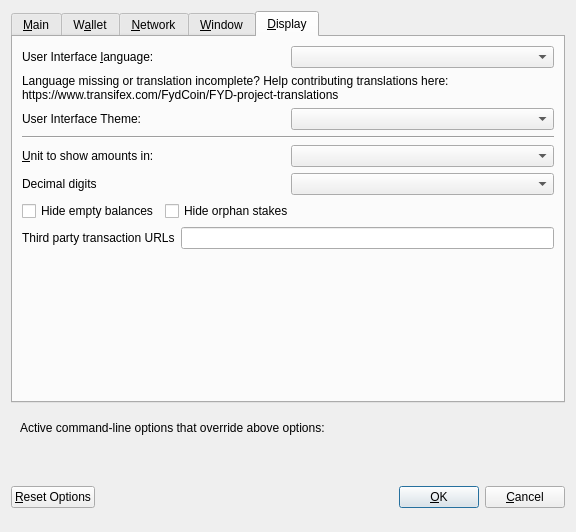
<?xml version="1.0" encoding="UTF-8"?>
<ui version="4.0">
 <class>OptionsDialog</class>
 <widget class="QDialog" name="OptionsDialog">
  <property name="geometry">
   <rect>
    <x>0</x>
    <y>0</y>
    <width>576</width>
    <height>532</height>
   </rect>
  </property>
  <property name="windowTitle">
   <string>Options</string>
  </property>
  <property name="modal">
   <bool>true</bool>
  </property>
  <layout class="QVBoxLayout" name="verticalLayout">
   <item>
    <widget class="QTabWidget" name="tabWidget">
     <property name="currentIndex">
      <number>4</number>
     </property>
     <widget class="QWidget" name="tabMain">
      <attribute name="title">
       <string>&amp;Main</string>
      </attribute>
      <layout class="QVBoxLayout" name="verticalLayout_Main">
       <item>
        <widget class="QCheckBox" name="bitcoinAtStartup">
         <property name="toolTip">
          <string>Automatically start FydCoin after logging in to the system.</string>
         </property>
         <property name="text">
          <string>&amp;Start FydCoin on system login</string>
         </property>
        </widget>
       </item>
       <item>
        <layout class="QHBoxLayout" name="horizontalLayout_2_Main">
         <item>
          <widget class="QLabel" name="databaseCacheLabel">
           <property name="text">
            <string>Size of &amp;database cache</string>
           </property>
           <property name="textFormat">
            <enum>Qt::PlainText</enum>
           </property>
           <property name="buddy">
            <cstring>databaseCache</cstring>
           </property>
          </widget>
         </item>
         <item>
          <widget class="QSpinBox" name="databaseCache"/>
         </item>
         <item>
          <widget class="QLabel" name="databaseCacheUnitLabel">
           <property name="text">
            <string>MB</string>
           </property>
           <property name="textFormat">
            <enum>Qt::PlainText</enum>
           </property>
          </widget>
         </item>
         <item>
          <spacer name="horizontalSpacer_2_Main">
           <property name="orientation">
            <enum>Qt::Horizontal</enum>
           </property>
           <property name="sizeHint" stdset="0">
            <size>
             <width>40</width>
             <height>20</height>
            </size>
           </property>
          </spacer>
         </item>
        </layout>
       </item>
       <item>
        <layout class="QHBoxLayout" name="horizontalLayout_3_Main">
         <item>
          <widget class="QLabel" name="threadsScriptVerifLabel">
           <property name="text">
            <string>Number of script &amp;verification threads</string>
           </property>
           <property name="textFormat">
            <enum>Qt::PlainText</enum>
           </property>
           <property name="buddy">
            <cstring>threadsScriptVerif</cstring>
           </property>
          </widget>
         </item>
         <item>
          <widget class="QSpinBox" name="threadsScriptVerif">
           <property name="toolTip">
            <string>(0 = auto, &lt;0 = leave that many cores free)</string>
           </property>
          </widget>
         </item>
         <item>
          <spacer name="horizontalSpacer_3_Main">
           <property name="orientation">
            <enum>Qt::Horizontal</enum>
           </property>
           <property name="sizeHint" stdset="0">
            <size>
             <width>40</width>
             <height>20</height>
            </size>
           </property>
          </spacer>
         </item>
        </layout>
       </item>
       <item>
        <spacer name="verticalSpacer_2">
         <property name="orientation">
          <enum>Qt::Vertical</enum>
         </property>
         <property name="sizeHint" stdset="0">
          <size>
           <width>20</width>
           <height>40</height>
          </size>
         </property>
        </spacer>
       </item>
       <item>
        <layout class="QHBoxLayout" name="horiz-autominting-layout">
         <item>
          <widget class="QCheckBox" name="checkBoxZeromintEnable">
           <property name="toolTip">
            <string>Enable automatic minting of FYD units to zFYD</string>
           </property>
           <property name="layoutDirection">
            <enum>Qt::LeftToRight</enum>
           </property>
           <property name="text">
            <string>Enable zFYD Automint</string>
           </property>
          </widget>
         </item>
         <item>
          <widget class="QCheckBox" name="checkBoxZeromintAddresses">
           <property name="toolTip">
            <string>Enable automatic zFYD minting from specific addresses</string>
           </property>
           <property name="layoutDirection">
            <enum>Qt::LeftToRight</enum>
           </property>
           <property name="text">
            <string>Enable Automint Addresses</string>
           </property>
          </widget>
         </item>
        </layout>
       </item>
       <item>
        <layout class="QHBoxLayout" name="horizontalLayout_3">
         <item>
          <widget class="QLabel" name="percentage_label">
           <property name="toolTip">
            <string>Percentage of incoming FYD which get automatically converted to zFYD via Zerocoin Protocol (min: 10%)</string>
           </property>
           <property name="text">
            <string>Percentage of autominted zFYD</string>
           </property>
          </widget>
         </item>
         <item>
          <widget class="QSpinBox" name="zeromintPercentage">
           <property name="minimum">
            <number>1</number>
           </property>
           <property name="maximum">
            <number>100</number>
           </property>
          </widget>
         </item>
        </layout>
       </item>
       <item>
        <layout class="QHBoxLayout" name="horizontalLayout" stretch="0,0">
         <property name="sizeConstraint">
          <enum>QLayout::SetFixedSize</enum>
         </property>
         <item>
          <widget class="QLabel" name="labelPreferredDenom">
           <property name="maximumSize">
            <size>
             <width>16777215</width>
             <height>16777215</height>
            </size>
           </property>
           <property name="toolTip">
            <string>Wait with automatic conversion to Zerocoin until enough FYD for this denomination is available</string>
           </property>
           <property name="text">
            <string>Preferred Automint zFYD Denomination</string>
           </property>
          </widget>
         </item>
         <item>
          <widget class="QComboBox" name="preferredDenom">
           <property name="maximumSize">
            <size>
             <width>16777215</width>
             <height>27</height>
            </size>
           </property>
           <property name="toolTip">
            <string>Wait with automatic conversion to Zerocoin until enough FYD for this denomination is available</string>
           </property>
           <property name="maxVisibleItems">
            <number>9</number>
           </property>
           <property name="maxCount">
            <number>9</number>
           </property>
          </widget>
         </item>
        </layout>
       </item>
      </layout>
     </widget>
     <widget class="QWidget" name="tabWallet">
      <attribute name="title">
       <string>W&amp;allet</string>
      </attribute>
      <layout class="QVBoxLayout" name="verticalLayout_Wallet">
       <item>
        <layout class="QHBoxLayout" name="horizontalLayout_2_Wallet">
         <item>
          <widget class="QLabel" name="labelStakeSplitThresholdText">
           <property name="text">
            <string>Stake split threshold:</string>
           </property>
          </widget>
         </item>
         <item>
          <widget class="QSpinBox" name="spinBoxStakeSplitThreshold">
           <property name="minimum">
            <number>1</number>
           </property>
           <property name="maximum">
            <number>999999</number>
           </property>
          </widget>
         </item>
        </layout>
       </item>
       <item>
        <widget class="QGroupBox" name="groupBox">
         <property name="title">
          <string>Expert</string>
         </property>
         <layout class="QVBoxLayout" name="verticalLayout_2">
          <item>
           <widget class="QCheckBox" name="coinControlFeatures">
            <property name="toolTip">
             <string>Whether to show coin control features or not.</string>
            </property>
            <property name="text">
             <string>Enable coin &amp;control features</string>
            </property>
           </widget>
          </item>
          <item>
           <widget class="QCheckBox" name="showMasternodesTab">
            <property name="toolTip">
             <string>Show additional tab listing all your masternodes in first sub-tab&lt;br/&gt;and all masternodes on the network in second sub-tab.</string>
            </property>
            <property name="text">
             <string>Show Masternodes Tab</string>
            </property>
           </widget>
          </item>
          <item>
           <widget class="QCheckBox" name="spendZeroConfChange">
            <property name="toolTip">
             <string>If you disable the spending of unconfirmed change, the change from a transaction&lt;br/&gt;cannot be used until that transaction has at least one confirmation.&lt;br/&gt;This also affects how your balance is computed.</string>
            </property>
            <property name="text">
             <string>&amp;Spend unconfirmed change</string>
            </property>
           </widget>
          </item>
         </layout>
        </widget>
       </item>
       <item>
        <spacer name="verticalSpacer_Wallet">
         <property name="orientation">
          <enum>Qt::Vertical</enum>
         </property>
         <property name="sizeHint" stdset="0">
          <size>
           <width>20</width>
           <height>40</height>
          </size>
         </property>
        </spacer>
       </item>
      </layout>
     </widget>
     <widget class="QWidget" name="tabNetwork">
      <attribute name="title">
       <string>&amp;Network</string>
      </attribute>
      <layout class="QVBoxLayout" name="verticalLayout_Network">
       <item>
        <widget class="QCheckBox" name="mapPortUpnp">
         <property name="toolTip">
          <string>Automatically open the FydCoin client port on the router. This only works when your router supports UPnP and it is enabled.</string>
         </property>
         <property name="text">
          <string>Map port using &amp;UPnP</string>
         </property>
        </widget>
       </item>
       <item>
        <widget class="QCheckBox" name="allowIncoming">
         <property name="toolTip">
          <string>Accept connections from outside</string>
         </property>
         <property name="text">
          <string>Allow incoming connections</string>
         </property>
        </widget>
       </item>
       <item>
        <widget class="QCheckBox" name="connectSocks">
         <property name="toolTip">
          <string>Connect to the FydCoin network through a SOCKS5 proxy.</string>
         </property>
         <property name="text">
          <string>&amp;Connect through SOCKS5 proxy (default proxy):</string>
         </property>
        </widget>
       </item>
       <item>
        <layout class="QHBoxLayout" name="horizontalLayout_1_Network">
         <item>
          <widget class="QLabel" name="proxyIpLabel">
           <property name="text">
            <string>Proxy &amp;IP:</string>
           </property>
           <property name="textFormat">
            <enum>Qt::PlainText</enum>
           </property>
           <property name="buddy">
            <cstring>proxyIp</cstring>
           </property>
          </widget>
         </item>
         <item>
          <widget class="QValidatedLineEdit" name="proxyIp">
           <property name="minimumSize">
            <size>
             <width>140</width>
             <height>0</height>
            </size>
           </property>
           <property name="maximumSize">
            <size>
             <width>140</width>
             <height>16777215</height>
            </size>
           </property>
           <property name="toolTip">
            <string>IP address of the proxy (e.g. IPv4: 127.0.0.1 / IPv6: ::1)</string>
           </property>
          </widget>
         </item>
         <item>
          <widget class="QLabel" name="proxyPortLabel">
           <property name="text">
            <string>&amp;Port:</string>
           </property>
           <property name="textFormat">
            <enum>Qt::PlainText</enum>
           </property>
           <property name="buddy">
            <cstring>proxyPort</cstring>
           </property>
          </widget>
         </item>
         <item>
          <widget class="QLineEdit" name="proxyPort">
           <property name="minimumSize">
            <size>
             <width>55</width>
             <height>0</height>
            </size>
           </property>
           <property name="maximumSize">
            <size>
             <width>55</width>
             <height>16777215</height>
            </size>
           </property>
           <property name="toolTip">
            <string>Port of the proxy (e.g. 9050)</string>
           </property>
          </widget>
         </item>
         <item>
          <spacer name="horizontalSpacer_1_Network">
           <property name="orientation">
            <enum>Qt::Horizontal</enum>
           </property>
           <property name="sizeHint" stdset="0">
            <size>
             <width>40</width>
             <height>20</height>
            </size>
           </property>
          </spacer>
         </item>
        </layout>
       </item>
       <item>
        <spacer name="verticalSpacer_Network">
         <property name="orientation">
          <enum>Qt::Vertical</enum>
         </property>
         <property name="sizeHint" stdset="0">
          <size>
           <width>20</width>
           <height>40</height>
          </size>
         </property>
        </spacer>
       </item>
      </layout>
     </widget>
     <widget class="QWidget" name="tabWindow">
      <attribute name="title">
       <string>&amp;Window</string>
      </attribute>
      <layout class="QVBoxLayout" name="verticalLayout_Window">
       <item>
        <widget class="QCheckBox" name="minimizeToTray">
         <property name="toolTip">
          <string>Show only a tray icon after minimizing the window.</string>
         </property>
         <property name="text">
          <string>&amp;Minimize to the tray instead of the taskbar</string>
         </property>
        </widget>
       </item>
       <item>
        <widget class="QCheckBox" name="minimizeOnClose">
         <property name="toolTip">
          <string>Minimize instead of exit the application when the window is closed. When this option is enabled, the application will be closed only after selecting Quit in the menu.</string>
         </property>
         <property name="text">
          <string>M&amp;inimize on close</string>
         </property>
        </widget>
       </item>
       <item>
        <spacer name="verticalSpacer_Window">
         <property name="orientation">
          <enum>Qt::Vertical</enum>
         </property>
         <property name="sizeHint" stdset="0">
          <size>
           <width>20</width>
           <height>40</height>
          </size>
         </property>
        </spacer>
       </item>
      </layout>
     </widget>
     <widget class="QWidget" name="tabDisplay">
      <attribute name="title">
       <string>&amp;Display</string>
      </attribute>
      <layout class="QVBoxLayout" name="verticalLayout_Display">
       <item>
        <layout class="QHBoxLayout" name="horizontalLayout_1_Display">
         <item>
          <widget class="QLabel" name="langLabel">
           <property name="text">
            <string>User Interface &amp;language:</string>
           </property>
           <property name="textFormat">
            <enum>Qt::PlainText</enum>
           </property>
           <property name="buddy">
            <cstring>lang</cstring>
           </property>
          </widget>
         </item>
         <item>
          <widget class="QValueComboBox" name="lang">
           <property name="toolTip">
            <string>The user interface language can be set here. This setting will take effect after restarting FydCoin.</string>
           </property>
          </widget>
         </item>
        </layout>
       </item>
       <item>
        <widget class="QLabel" name="label_3">
         <property name="toolTip">
          <string notr="true"/>
         </property>
         <property name="statusTip">
          <string notr="true"/>
         </property>
         <property name="whatsThis">
          <string notr="true"/>
         </property>
         <property name="accessibleName">
          <string notr="true"/>
         </property>
         <property name="text">
          <string>Language missing or translation incomplete? Help contributing translations here:
https://www.transifex.com/FydCoin/FYD-project-translations</string>
         </property>
         <property name="wordWrap">
          <bool>true</bool>
         </property>
         <property name="openExternalLinks">
          <bool>true</bool>
         </property>
         <property name="textInteractionFlags">
          <set>Qt::TextBrowserInteraction</set>
         </property>
        </widget>
       </item>
       <item>
        <layout class="QHBoxLayout" name="horizontalLayout_2_Display" stretch="0,0">
         <item>
          <widget class="QLabel" name="themeLabel">
           <property name="text">
            <string>User Interface Theme:</string>
           </property>
          </widget>
         </item>
         <item>
          <widget class="QValueComboBox" name="theme"/>
         </item>
        </layout>
       </item>
       <item>
        <widget class="Line" name="line">
         <property name="orientation">
          <enum>Qt::Horizontal</enum>
         </property>
        </widget>
       </item>
       <item>
        <layout class="QHBoxLayout" name="horizontalLayout_3_Display">
         <item>
          <widget class="QLabel" name="unitLabel">
           <property name="text">
            <string>&amp;Unit to show amounts in:</string>
           </property>
           <property name="textFormat">
            <enum>Qt::PlainText</enum>
           </property>
           <property name="buddy">
            <cstring>unit</cstring>
           </property>
          </widget>
         </item>
         <item>
          <widget class="QValueComboBox" name="unit">
           <property name="toolTip">
            <string>Choose the default subdivision unit to show in the interface and when sending coins.</string>
           </property>
          </widget>
         </item>
        </layout>
       </item>
       <item>
        <layout class="QHBoxLayout" name="horizontalLayout_4_Display">
         <item>
          <widget class="QLabel" name="digitsLabel">
           <property name="text">
            <string>Decimal digits</string>
           </property>
          </widget>
         </item>
         <item>
          <widget class="QValueComboBox" name="digits"/>
         </item>
        </layout>
       </item>
       <item>
        <layout class="QHBoxLayout" name="horizontalLayout_5_Display">
         <item>
          <widget class="QCheckBox" name="checkBoxHideZeroBalances">
           <property name="enabled">
            <bool>true</bool>
           </property>
           <property name="toolTip">
            <string>Hide empty balances</string>
           </property>
           <property name="layoutDirection">
            <enum>Qt::LeftToRight</enum>
           </property>
           <property name="text">
            <string>Hide empty balances</string>
           </property>
           <property name="checkable">
            <bool>true</bool>
           </property>
           <property name="checked">
            <bool>false</bool>
           </property>
          </widget>
         </item>
         <item>
          <widget class="QCheckBox" name="checkBoxHideOrphans">
           <property name="toolTip">
            <string>Hide orphan stakes in transaction lists</string>
           </property>
           <property name="text">
            <string>Hide orphan stakes</string>
           </property>
          </widget>
         </item>
         <item>
          <spacer name="horizontalSpacer">
           <property name="orientation">
            <enum>Qt::Horizontal</enum>
           </property>
           <property name="sizeHint" stdset="0">
            <size>
             <width>40</width>
             <height>20</height>
            </size>
           </property>
          </spacer>
         </item>
        </layout>
       </item>
       <item>
        <layout class="QHBoxLayout" name="horizontalLayout_6_Display">
         <item>
          <widget class="QLabel" name="thirdPartyTxUrlsLabel">
           <property name="toolTip">
            <string>Third party URLs (e.g. a block explorer) that appear in the transactions tab as context menu items. %s in the URL is replaced by transaction hash. Multiple URLs are separated by vertical bar |.</string>
           </property>
           <property name="text">
            <string>Third party transaction URLs</string>
           </property>
           <property name="buddy">
            <cstring>thirdPartyTxUrls</cstring>
           </property>
          </widget>
         </item>
         <item>
          <widget class="QLineEdit" name="thirdPartyTxUrls">
           <property name="toolTip">
            <string>Third party URLs (e.g. a block explorer) that appear in the transactions tab as context menu items. %s in the URL is replaced by transaction hash. Multiple URLs are separated by vertical bar |.</string>
           </property>
          </widget>
         </item>
        </layout>
       </item>
       <item>
        <spacer name="verticalSpacer">
         <property name="orientation">
          <enum>Qt::Vertical</enum>
         </property>
         <property name="sizeHint" stdset="0">
          <size>
           <width>20</width>
           <height>40</height>
          </size>
         </property>
        </spacer>
       </item>
      </layout>
     </widget>
    </widget>
   </item>
   <item>
    <widget class="QFrame" name="frame">
     <layout class="QVBoxLayout" name="verticalLayout_Bottom">
      <item>
       <layout class="QHBoxLayout" name="horizontalLayout_Bottom">
        <item>
         <widget class="QLabel" name="overriddenByCommandLineInfoLabel">
          <property name="text">
           <string>Active command-line options that override above options:</string>
          </property>
          <property name="textFormat">
           <enum>Qt::PlainText</enum>
          </property>
         </widget>
        </item>
        <item>
         <spacer name="horizontalSpacer_Bottom">
          <property name="orientation">
           <enum>Qt::Horizontal</enum>
          </property>
          <property name="sizeHint" stdset="0">
           <size>
            <width>40</width>
            <height>20</height>
           </size>
          </property>
         </spacer>
        </item>
       </layout>
      </item>
      <item>
       <widget class="QLabel" name="overriddenByCommandLineLabel">
        <property name="text">
         <string/>
        </property>
        <property name="textFormat">
         <enum>Qt::PlainText</enum>
        </property>
        <property name="wordWrap">
         <bool>true</bool>
        </property>
       </widget>
      </item>
     </layout>
    </widget>
   </item>
   <item>
    <layout class="QHBoxLayout" name="horizontalLayout_Buttons">
     <item>
      <widget class="QPushButton" name="resetButton">
       <property name="toolTip">
        <string>Reset all client options to default.</string>
       </property>
       <property name="text">
        <string>&amp;Reset Options</string>
       </property>
       <property name="autoDefault">
        <bool>false</bool>
       </property>
      </widget>
     </item>
     <item>
      <spacer name="horizontalSpacer_1">
       <property name="orientation">
        <enum>Qt::Horizontal</enum>
       </property>
       <property name="sizeHint" stdset="0">
        <size>
         <width>40</width>
         <height>48</height>
        </size>
       </property>
      </spacer>
     </item>
     <item>
      <widget class="QLabel" name="statusLabel">
       <property name="minimumSize">
        <size>
         <width>200</width>
         <height>0</height>
        </size>
       </property>
       <property name="font">
        <font>
         <weight>75</weight>
         <bold>true</bold>
        </font>
       </property>
       <property name="text">
        <string/>
       </property>
       <property name="textFormat">
        <enum>Qt::PlainText</enum>
       </property>
       <property name="wordWrap">
        <bool>true</bool>
       </property>
      </widget>
     </item>
     <item>
      <spacer name="horizontalSpacer_2">
       <property name="orientation">
        <enum>Qt::Horizontal</enum>
       </property>
       <property name="sizeHint" stdset="0">
        <size>
         <width>40</width>
         <height>48</height>
        </size>
       </property>
      </spacer>
     </item>
     <item>
      <widget class="QPushButton" name="okButton">
       <property name="text">
        <string>&amp;OK</string>
       </property>
       <property name="autoDefault">
        <bool>false</bool>
       </property>
       <property name="default">
        <bool>true</bool>
       </property>
      </widget>
     </item>
     <item>
      <widget class="QPushButton" name="cancelButton">
       <property name="text">
        <string>&amp;Cancel</string>
       </property>
       <property name="autoDefault">
        <bool>false</bool>
       </property>
      </widget>
     </item>
    </layout>
   </item>
  </layout>
 </widget>
 <customwidgets>
  <customwidget>
   <class>QValidatedLineEdit</class>
   <extends>QLineEdit</extends>
   <header>qvalidatedlineedit.h</header>
  </customwidget>
  <customwidget>
   <class>QValueComboBox</class>
   <extends>QComboBox</extends>
   <header>qvaluecombobox.h</header>
  </customwidget>
 </customwidgets>
 <resources/>
 <connections/>
</ui>
